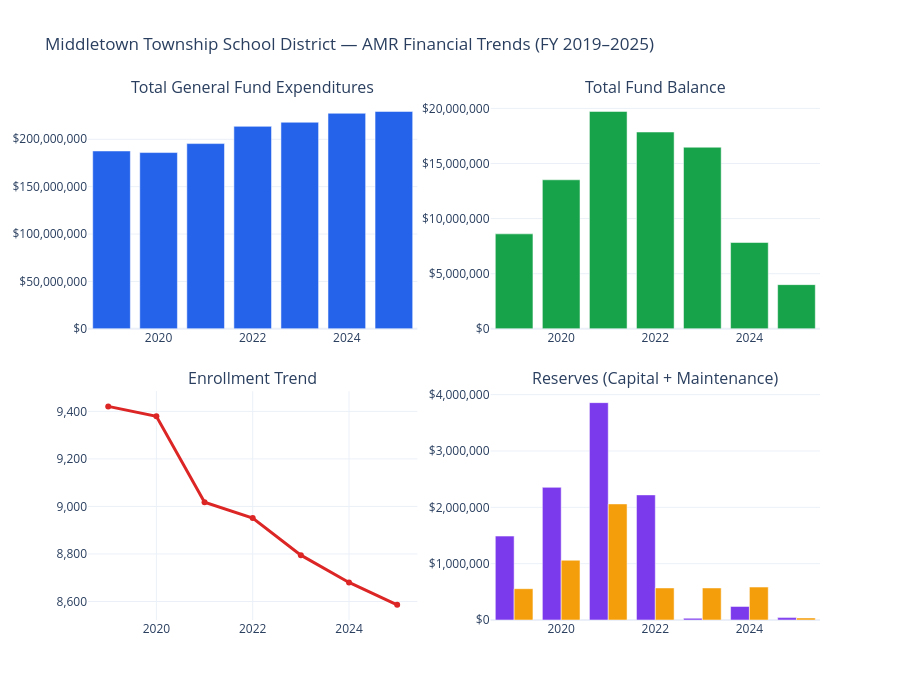

Write notebook code for a chart like this one.
### Markdown cell above
## 5. Visualize Key Trends

### Code cell
import plotly.graph_objects as go
from plotly.subplots import make_subplots

fig = make_subplots(
    rows=2, cols=2,
    subplot_titles=(
        "Total General Fund Expenditures",
        "Total Fund Balance",
        "Enrollment Trend",
        "Reserves (Capital + Maintenance)",
    ),
    vertical_spacing=0.12,
    horizontal_spacing=0.1,
)

years = list(YEARS)

fig.add_trace(
    go.Bar(
        x=years,
        y=[surplus_data[yr].get("total_gen_fund_expenditures") for yr in years],
        name="Gen Fund Expenditures",
        marker_color="#2563eb",
    ),
    row=1, col=1,
)

fig.add_trace(
    go.Bar(
        x=years,
        y=[surplus_data[yr].get("total_fund_balance") for yr in years],
        name="Total Fund Balance",
        marker_color="#16a34a",
    ),
    row=1, col=2,
)

fig.add_trace(
    go.Scatter(
        x=years,
        y=[enrollment_data[yr].get("total_enrollment") for yr in years],
        name="Total Enrollment",
        mode="lines+markers",
        line=dict(color="#dc2626", width=3),
    ),
    row=2, col=1,
)

cap_res = [surplus_data[yr].get("capital_reserve", 0) or 0 for yr in years]
maint_res = [surplus_data[yr].get("maintenance_reserve", 0) or 0 for yr in years]
fig.add_trace(
    go.Bar(x=years, y=cap_res, name="Capital Reserve", marker_color="#7c3aed"),
    row=2, col=2,
)
fig.add_trace(
    go.Bar(x=years, y=maint_res, name="Maintenance Reserve", marker_color="#f59e0b"),
    row=2, col=2,
)

fig.update_layout(
    height=700,
    title_text="Middletown Township School District — AMR Financial Trends (FY 2019–2025)",
    showlegend=False,
    template="plotly_white",
)
fig.update_yaxes(tickformat="$,.0f", row=1, col=1)
fig.update_yaxes(tickformat="$,.0f", row=1, col=2)
fig.update_yaxes(tickformat=",.0f", row=2, col=1)
fig.update_yaxes(tickformat="$,.0f", row=2, col=2)
fig.show()

### Figure 1 — Plotly figure (JSON) as saved in the notebook; plotly's stock layout.template omitted (floating-point values rounded to 4 significant figures)
{"data": [{"marker": {"color": "#2563eb"}, "name": "Gen Fund Expenditures", "type": "bar", "x": [2019, 2020, 2021, 2022, 2023, 2024, 2025], "xaxis": "x", "y": [187700000.0, 185986835, 195469004, 213632833, 217969447, 227451099, 229382206], "yaxis": "y"}, {"marker": {"color": "#16a34a"}, "name": "Total Fund Balance", "type": "bar", "x": [2019, 2020, 2021, 2022, 2023, 2024, 2025], "xaxis": "x2", "y": [8615000.0, 13519324, 19722585, 17853038, 16474603, 7827613, 4007060], "yaxis": "y2"}, {"line": {"color": "#dc2626", "width": 3}, "mode": "lines+markers", "name": "Total Enrollment", "type": "scatter", "x": [2019, 2020, 2021, 2022, 2023, 2024, 2025], "xaxis": "x3", "y": [9421, 9379, 9018, 8951, 8795, 8680, 8586], "yaxis": "y3"}, {"marker": {"color": "#7c3aed"}, "name": "Capital Reserve", "type": "bar", "x": [2019, 2020, 2021, 2022, 2023, 2024, 2025], "xaxis": "x4", "y": [1489000.0, 2354491, 3858138, 2220917, 30915, 240817, 42317], "yaxis": "y4"}, {"marker": {"color": "#f59e0b"}, "name": "Maintenance Reserve", "type": "bar", "x": [2019, 2020, 2021, 2022, 2023, 2024, 2025], "xaxis": "x4", "y": [555500.0, 1060533, 2060533, 569081, 569081, 584858, 36358], "yaxis": "y4"}], "layout": {"annotations": [{"font": {"size": 16}, "showarrow": false, "text": "Total General Fund Expenditures", "x": 0.225, "xanchor": "center", "xref": "paper", "y": 1, "yanchor": "bottom", "yref": "paper"}, {"font": {"size": 16}, "showarrow": false, "text": "Total Fund Balance", "x": 0.775, "xanchor": "center", "xref": "paper", "y": 1, "yanchor": "bottom", "yref": "paper"}, {"font": {"size": 16}, "showarrow": false, "text": "Enrollment Trend", "x": 0.225, "xanchor": "center", "xref": "paper", "y": 0.44, "yanchor": "bottom", "yref": "paper"}, {"font": {"size": 16}, "showarrow": false, "text": "Reserves (Capital + Maintenance)", "x": 0.775, "xanchor": "center", "xref": "paper", "y": 0.44, "yanchor": "bottom", "yref": "paper"}], "height": 700, "showlegend": false, "title": {"text": "Middletown Township School District — AMR Financial Trends (FY 2019–2025)"}, "xaxis": {"anchor": "y", "domain": [0, 0.45]}, "xaxis2": {"anchor": "y2", "domain": [0.55, 1]}, "xaxis3": {"anchor": "y3", "domain": [0, 0.45]}, "xaxis4": {"anchor": "y4", "domain": [0.55, 1]}, "yaxis": {"anchor": "x", "domain": [0.56, 1], "tickformat": "$,.0f"}, "yaxis2": {"anchor": "x2", "domain": [0.56, 1], "tickformat": "$,.0f"}, "yaxis3": {"anchor": "x3", "domain": [0, 0.44], "tickformat": ",.0f"}, "yaxis4": {"anchor": "x4", "domain": [0, 0.44], "tickformat": "$,.0f"}}}
